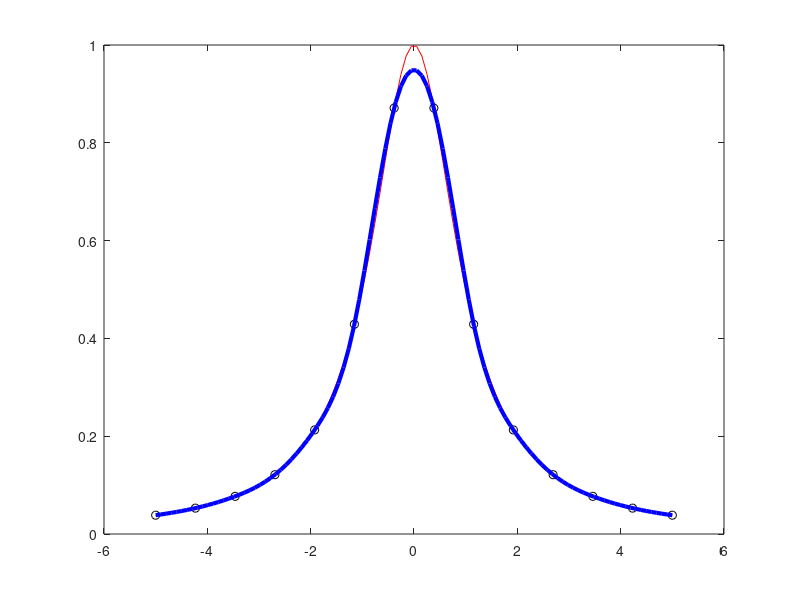

This chart was generated by the following MATLAB code:
%%
% 
% $$e^{\pi i} + 1 = 0$$
% 
a=-5;
b=5;
f=@(x) 1./(1+x.^2);
z=linspace(a,b);
fz=f(z);
for n= 6:4:14;
    x=linspace(a,b,n);
    y=f(x);
    s=spline(x,y,z);
    plot(x,y,'ko',z,fz,'r',z,s,'b','linewidth',3)
    err=norm(s-fz,inf) %max(abs(s-fz))IL MASSIMO ERRORE CHE SI PUO' 
    %SBAGLIARE
    pause
end
